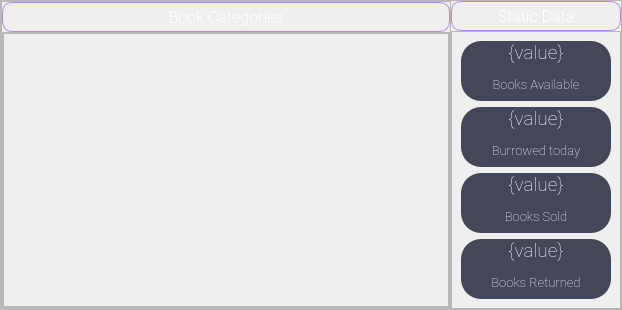
                           <widget class="QFrame" name="frame_18">
                            <property name="frameShape">
                             <enum>QFrame::StyledPanel</enum>
                            </property>
                            <property name="frameShadow">
                             <enum>QFrame::Raised</enum>
                            </property>
                            <layout class="QHBoxLayout" name="horizontalLayout_25">
                             <property name="spacing">
                              <number>0</number>
                             </property>
                             <property name="leftMargin">
                              <number>0</number>
                             </property>
                             <property name="topMargin">
                              <number>0</number>
                             </property>
                             <property name="rightMargin">
                              <number>0</number>
                             </property>
                             <property name="bottomMargin">
                              <number>0</number>
                             </property>
                             <item>
                              <widget class="QFrame" name="frame_62">
                               <property name="minimumSize">
                                <size>
                                 <width>450</width>
                                 <height>0</height>
                                </size>
                               </property>
                               <property name="maximumSize">
                                <size>
                                 <width>16777215</width>
                                 <height>16777215</height>
                                </size>
                               </property>
                               <property name="frameShape">
                                <enum>QFrame::StyledPanel</enum>
                               </property>
                               <property name="frameShadow">
                                <enum>QFrame::Raised</enum>
                               </property>
                               <layout class="QVBoxLayout" name="verticalLayout_59">
                                <property name="spacing">
                                 <number>0</number>
                                </property>
                                <property name="leftMargin">
                                 <number>0</number>
                                </property>
                                <property name="topMargin">
                                 <number>0</number>
                                </property>
                                <property name="rightMargin">
                                 <number>0</number>
                                </property>
                                <property name="bottomMargin">
                                 <number>0</number>
                                </property>
                                <item>
                                 <widget class="QFrame" name="frame_76">
                                  <property name="minimumSize">
                                   <size>
                                    <width>0</width>
                                    <height>30</height>
                                   </size>
                                  </property>
                                  <property name="maximumSize">
                                   <size>
                                    <width>16777215</width>
                                    <height>30</height>
                                   </size>
                                  </property>
                                  <property name="styleSheet">
                                   <string notr="true">QFrame{
	border: 1px solid rgb(175, 137, 233);
    border-radius: 10px;
}</string>
                                  </property>
                                  <property name="frameShape">
                                   <enum>QFrame::NoFrame</enum>
                                  </property>
                                  <property name="frameShadow">
                                   <enum>QFrame::Plain</enum>
                                  </property>
                                  <layout class="QHBoxLayout" name="horizontalLayout_84">
                                   <property name="spacing">
                                    <number>0</number>
                                   </property>
                                   <property name="leftMargin">
                                    <number>0</number>
                                   </property>
                                   <property name="topMargin">
                                    <number>0</number>
                                   </property>
                                   <property name="rightMargin">
                                    <number>0</number>
                                   </property>
                                   <property name="bottomMargin">
                                    <number>0</number>
                                   </property>
                                   <item>
                                    <widget class="QLabel" name="allbooksLable_8">
                                     <property name="font">
                                      <font>
                                       <family>Roboto Light</family>
                                       <pointsize>12</pointsize>
                                      </font>
                                     </property>
                                     <property name="styleSheet">
                                      <string notr="true">color:white;
border:none;</string>
                                     </property>
                                     <property name="text">
                                      <string>Book Categories</string>
                                     </property>
                                     <property name="alignment">
                                      <set>Qt::AlignCenter</set>
                                     </property>
                                    </widget>
                                   </item>
                                  </layout>
                                 </widget>
                                </item>
                                <item>
                                 <widget class="QFrame" name="frame_77">
                                  <property name="frameShape">
                                   <enum>QFrame::StyledPanel</enum>
                                  </property>
                                  <property name="frameShadow">
                                   <enum>QFrame::Raised</enum>
                                  </property>
                                  <layout class="QVBoxLayout" name="verticalLayout_60">
                                   <property name="spacing">
                                    <number>0</number>
                                   </property>
                                   <property name="leftMargin">
                                    <number>0</number>
                                   </property>
                                   <property name="topMargin">
                                    <number>0</number>
                                   </property>
                                   <property name="rightMargin">
                                    <number>0</number>
                                   </property>
                                   <property name="bottomMargin">
                                    <number>0</number>
                                   </property>
                                   <item>
                                    <widget class="QFrame" name="frame_78">
                                     <property name="frameShape">
                                      <enum>QFrame::StyledPanel</enum>
                                     </property>
                                     <property name="frameShadow">
                                      <enum>QFrame::Raised</enum>
                                     </property>
                                     <layout class="QHBoxLayout" name="horizontalLayout_28">
                                      <property name="spacing">
                                       <number>0</number>
                                      </property>
                                      <property name="leftMargin">
                                       <number>0</number>
                                      </property>
                                      <property name="topMargin">
                                       <number>0</number>
                                      </property>
                                      <property name="rightMargin">
                                       <number>0</number>
                                      </property>
                                      <property name="bottomMargin">
                                       <number>0</number>
                                      </property>
                                      <item>
                                       <widget class="QWidget" name="bookCatPie" native="true">
                                        <property name="maximumSize">
                                         <size>
                                          <width>16777215</width>
                                          <height>500</height>
                                         </size>
                                        </property>
                                       </widget>
                                      </item>
                                     </layout>
                                    </widget>
                                   </item>
                                  </layout>
                                 </widget>
                                </item>
                               </layout>
                              </widget>
                             </item>
                             <item>
                              <widget class="QFrame" name="frame_75">
                               <property name="maximumSize">
                                <size>
                                 <width>180</width>
                                 <height>16777215</height>
                                </size>
                               </property>
                               <property name="frameShape">
                                <enum>QFrame::NoFrame</enum>
                               </property>
                               <property name="frameShadow">
                                <enum>QFrame::Plain</enum>
                               </property>
                               <layout class="QVBoxLayout" name="verticalLayout_57">
                                <property name="spacing">
                                 <number>0</number>
                                </property>
                                <property name="leftMargin">
                                 <number>0</number>
                                </property>
                                <property name="topMargin">
                                 <number>0</number>
                                </property>
                                <property name="rightMargin">
                                 <number>0</number>
                                </property>
                                <property name="bottomMargin">
                                 <number>0</number>
                                </property>
                                <item>
                                 <widget class="QFrame" name="frame_126">
                                  <property name="minimumSize">
                                   <size>
                                    <width>0</width>
                                    <height>30</height>
                                   </size>
                                  </property>
                                  <property name="maximumSize">
                                   <size>
                                    <width>16777215</width>
                                    <height>30</height>
                                   </size>
                                  </property>
                                  <property name="styleSheet">
                                   <string notr="true">QFrame{
	border: 1px solid rgb(175, 137, 233);
    border-radius: 10px;
}</string>
                                  </property>
                                  <property name="frameShape">
                                   <enum>QFrame::StyledPanel</enum>
                                  </property>
                                  <property name="frameShadow">
                                   <enum>QFrame::Raised</enum>
                                  </property>
                                  <layout class="QHBoxLayout" name="horizontalLayout_83">
                                   <property name="spacing">
                                    <number>0</number>
                                   </property>
                                   <property name="leftMargin">
                                    <number>0</number>
                                   </property>
                                   <property name="topMargin">
                                    <number>0</number>
                                   </property>
                                   <property name="rightMargin">
                                    <number>0</number>
                                   </property>
                                   <property name="bottomMargin">
                                    <number>0</number>
                                   </property>
                                   <item>
                                    <widget class="QLabel" name="allbooksLable_32">
                                     <property name="font">
                                      <font>
                                       <family>Roboto Light</family>
                                       <pointsize>12</pointsize>
                                      </font>
                                     </property>
                                     <property name="styleSheet">
                                      <string notr="true">color:white;
border: none;</string>
                                     </property>
                                     <property name="text">
                                      <string>Static Data</string>
                                     </property>
                                     <property name="alignment">
                                      <set>Qt::AlignCenter</set>
                                     </property>
                                    </widget>
                                   </item>
                                  </layout>
                                 </widget>
                                </item>
                                <item alignment="Qt::AlignHCenter|Qt::AlignTop">
                                 <widget class="QFrame" name="frame_127">
                                  <property name="minimumSize">
                                   <size>
                                    <width>170</width>
                                    <height>0</height>
                                   </size>
                                  </property>
                                  <property name="maximumSize">
                                   <size>
                                    <width>280</width>
                                    <height>16777215</height>
                                   </size>
                                  </property>
                                  <property name="frameShape">
                                   <enum>QFrame::StyledPanel</enum>
                                  </property>
                                  <property name="frameShadow">
                                   <enum>QFrame::Raised</enum>
                                  </property>
                                  <layout class="QVBoxLayout" name="verticalLayout_16">
                                   <item>
                                    <widget class="QLabel" name="stBooksAvail">
                                     <property name="maximumSize">
                                      <size>
                                       <width>16777215</width>
                                       <height>60</height>
                                      </size>
                                     </property>
                                     <property name="font">
                                      <font>
                                       <family>Roboto Thin</family>
                                       <pointsize>4</pointsize>
                                       <weight>50</weight>
                                       <italic>false</italic>
                                       <bold>false</bold>
                                      </font>
                                     </property>
                                     <property name="styleSheet">
                                      <string notr="true">QLabel{
	border-radius: 20px;
	background-color: rgb(68, 71, 90);
	color: white;
}</string>
                                     </property>
                                     <property name="text">
                                      <string>&lt;html&gt;&lt;head/&gt;&lt;body&gt;&lt;p align=&quot;center&quot;&gt;&lt;span style=&quot; font-size:14pt;&quot;&gt;{value}&lt;/span&gt;&lt;/p&gt;&lt;p align=&quot;center&quot;&gt;&lt;span style=&quot; font-size:10pt;&quot;&gt;Books Available&lt;/span&gt;&lt;/p&gt;&lt;p&gt;&lt;br/&gt;&lt;/p&gt;&lt;/body&gt;&lt;/html&gt;</string>
                                     </property>
                                     <property name="alignment">
                                      <set>Qt::AlignLeading|Qt::AlignLeft|Qt::AlignVCenter</set>
                                     </property>
                                    </widget>
                                   </item>
                                   <item>
                                    <widget class="QLabel" name="stBurrowedBooks">
                                     <property name="maximumSize">
                                      <size>
                                       <width>16777215</width>
                                       <height>60</height>
                                      </size>
                                     </property>
                                     <property name="font">
                                      <font>
                                       <family>Roboto Thin</family>
                                       <pointsize>4</pointsize>
                                      </font>
                                     </property>
                                     <property name="styleSheet">
                                      <string notr="true">QLabel{
	border-radius: 20px;
	background-color: rgb(68, 71, 90);
	color: white;
}</string>
                                     </property>
                                     <property name="text">
                                      <string>&lt;html&gt;&lt;head/&gt;&lt;body&gt;&lt;p align=&quot;center&quot;&gt;&lt;span style=&quot; font-size:14pt;&quot;&gt;{value}&lt;/span&gt;&lt;/p&gt;&lt;p align=&quot;center&quot;&gt;&lt;span style=&quot; font-size:10pt;&quot;&gt;Burrowed today&lt;/span&gt;&lt;/p&gt;&lt;p&gt;&lt;br/&gt;&lt;/p&gt;&lt;/body&gt;&lt;/html&gt;</string>
                                     </property>
                                    </widget>
                                   </item>
                                   <item>
                                    <widget class="QLabel" name="stBooksSold">
                                     <property name="maximumSize">
                                      <size>
                                       <width>16777215</width>
                                       <height>60</height>
                                      </size>
                                     </property>
                                     <property name="font">
                                      <font>
                                       <family>Roboto Thin</family>
                                       <pointsize>4</pointsize>
                                      </font>
                                     </property>
                                     <property name="styleSheet">
                                      <string notr="true">QLabel{
	border-radius: 20px;
	background-color: rgb(68, 71, 90);
	color: white;
}</string>
                                     </property>
                                     <property name="text">
                                      <string>&lt;html&gt;&lt;head/&gt;&lt;body&gt;&lt;p align=&quot;center&quot;&gt;&lt;span style=&quot; font-size:14pt;&quot;&gt;{value}&lt;/span&gt;&lt;/p&gt;&lt;p align=&quot;center&quot;&gt;&lt;span style=&quot; font-size:10pt;&quot;&gt;Books Sold&lt;/span&gt;&lt;/p&gt;&lt;p&gt;&lt;br/&gt;&lt;/p&gt;&lt;/body&gt;&lt;/html&gt;</string>
                                     </property>
                                    </widget>
                                   </item>
                                   <item>
                                    <widget class="QLabel" name="stBooksReturned">
                                     <property name="maximumSize">
                                      <size>
                                       <width>16777215</width>
                                       <height>60</height>
                                      </size>
                                     </property>
                                     <property name="font">
                                      <font>
                                       <family>Roboto Thin</family>
                                       <pointsize>4</pointsize>
                                      </font>
                                     </property>
                                     <property name="styleSheet">
                                      <string notr="true">QLabel{
	border-radius: 20px;
	background-color: rgb(68, 71, 90);
	color: white;
}</string>
                                     </property>
                                     <property name="text">
                                      <string>&lt;html&gt;&lt;head/&gt;&lt;body&gt;&lt;p align=&quot;center&quot;&gt;&lt;span style=&quot; font-size:14pt;&quot;&gt;{value}&lt;/span&gt;&lt;/p&gt;&lt;p align=&quot;center&quot;&gt;&lt;span style=&quot; font-size:10pt;&quot;&gt;Books Returned&lt;/span&gt;&lt;/p&gt;&lt;p&gt;&lt;br/&gt;&lt;/p&gt;&lt;/body&gt;&lt;/html&gt;</string>
                                     </property>
                                    </widget>
                                   </item>
                                  </layout>
                                 </widget>
                                </item>
                               </layout>
                              </widget>
                             </item>
                            </layout>
                           </widget>
